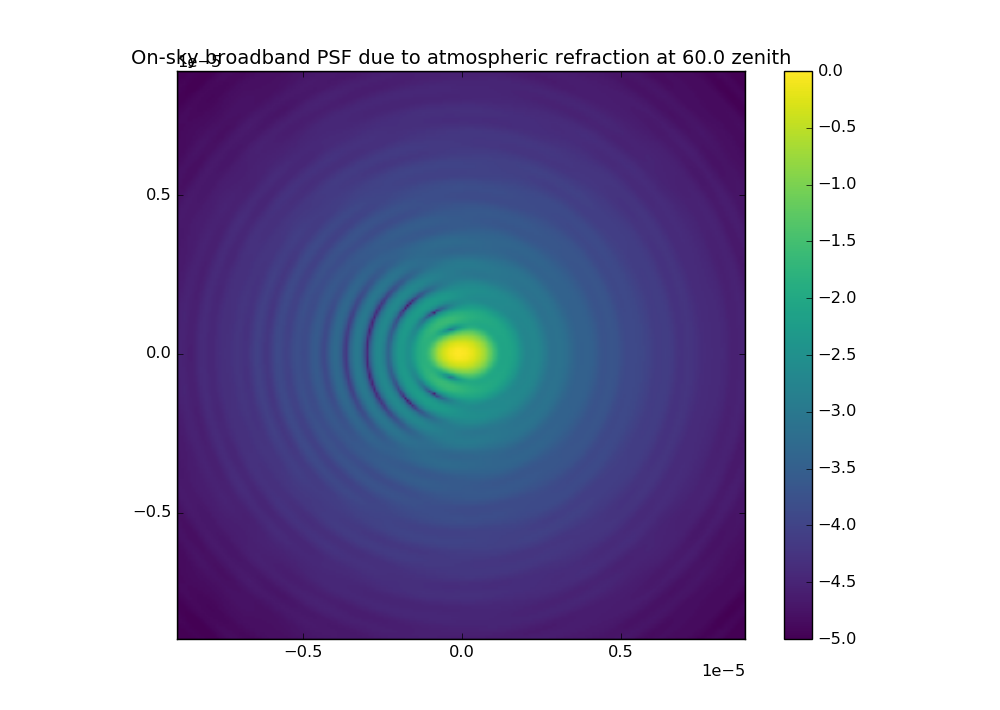
%> input picture cMWS/simple_psf_test_at60.png, 1000 x 710 px
$ octave --eval "result = SpotSegmentExtract(imread('../cMWS/simple_psf_test_at60.png'));"   (GNU Octave 9; MATLAB toolbox functions it lacks are replaced by stand-ins)
%> lines starting %> are read from the running program, lines starting %| are printed output that depends on the picture
%% Function for New image processing technique for dispersion centre extracion
%
%
% This is built up from the script quickScript_imgProcess.m which follows
% similar guidelines as done in the Otsu method, see https://uk.mathworks.com/help/images/examples/correcting-nonuniform-illumination.html
%
% Input
% a dark subtracted image, that is all that needs to be done and the
%
% Output
% the Dispersion vector.

%% Begin Function

function [dispersion_vector,dispersion_cent,centre] = SpotSegmentExtract(image,varargin)

    %% Checking and seting Varargin
    numvarargs = length(varargin);
%> numvarargs = 0
    if numvarargs > 1
        error('SpotSegmentExtract.m: Too many outputs requires only 1 aditional output')
    end

    optargs = {false};
    optargs(1:numvarargs) = varargin;
    PlotPlots = optargs{:};
%> PlotPlots = false


    %% normalise image
    image = image - min(image(:));
%> image is the input picture: size 710x1000x3 uint8; mean R, G, B 162, 160.6, 189.2

    %% gaussian filter image
    I2 = imgaussfilt(image,3);
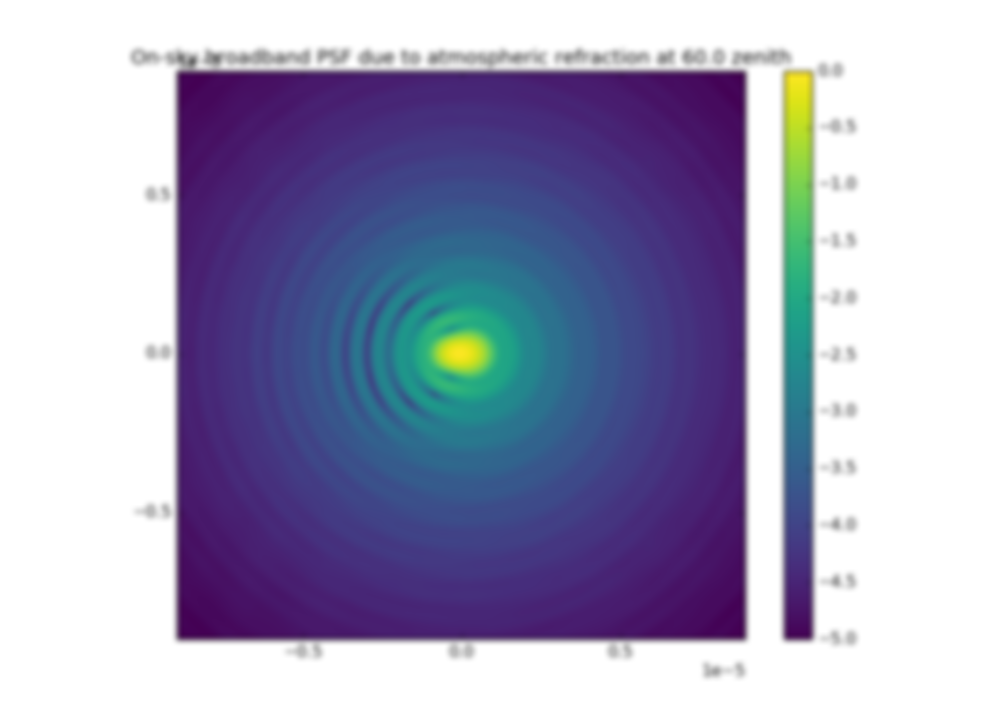
%> I2: size 710x1000x3 uint8; mean R, G, B 162, 160.6, 189.2; mean of the top-left, top-right, bottom-left and bottom-right quarters 163.7, 177.3, 165.1, 176.3
    if PlotPlots == true
        figure;imagesc(I2);
        title('sigma = 3')
    end
    %% enhance contrast
    I3 = imadjust(I2);
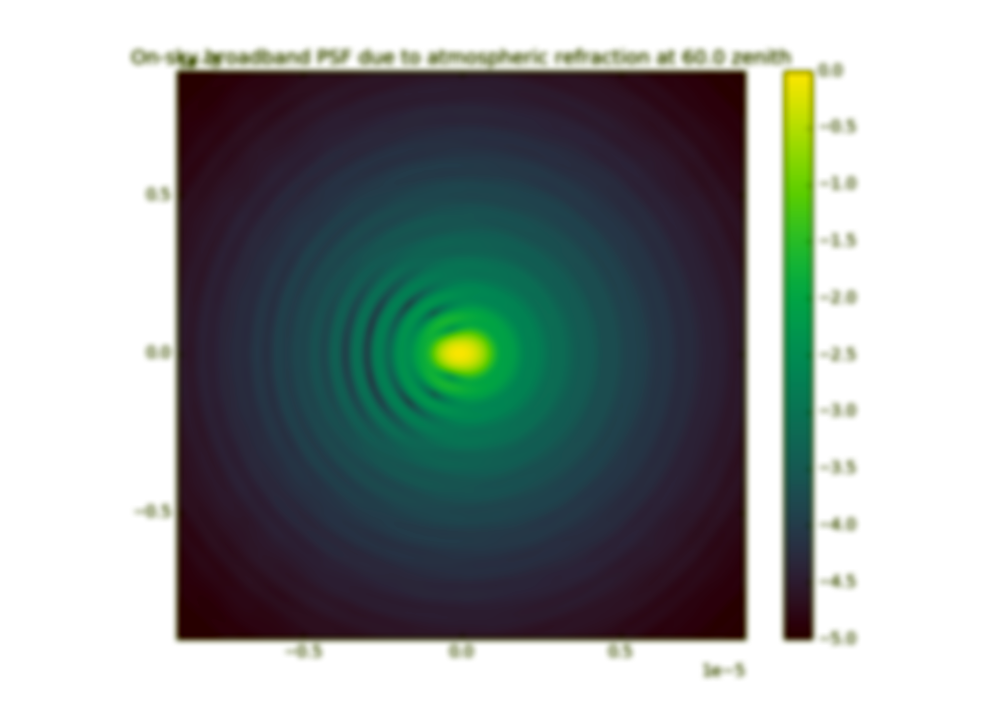
%> I3: size 710x1000x3 uint8; mean R, G, B 147.8, 156.4, 155.5
    if PlotPlots == true
        figure(); imagesc(I3);
        title('sigma = 3')
    end

    %% binarize image
    bw = imbinarize(I3);
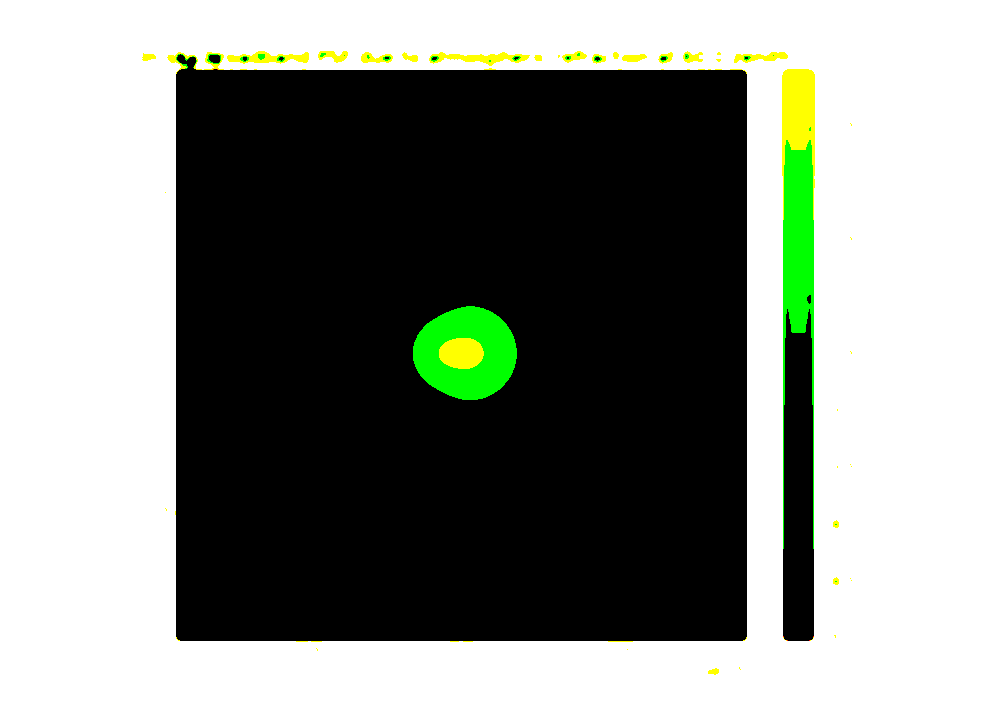
%> bw: size 710x1000x3 logical; mean R, G, B 0.52, 0.538, 0.51
    if PlotPlots == true
        figure;
        imagesc(bw);
    end
    %% get rid of backround binary noise
    bw1 = bwareaopen(bw,100);
    if PlotPlots == true
        figure;imagesc(bw1);
    end
    %% Set the spot properties table up and remove central region.
    cc = bwconncomp(bw1,4);
%> cc = 5 connected components
    spotsdata = regionprops('table',cc,'Area','Centroid','Eccentricity','Orientation');
%> spotsdata = 5 regions; Area and Centroid: 374494 [526.9 352.1 2], 368147 [522.6 353.9 1], 362043 [521 358.1 3], 7510 [466.6 353.8 2], 1123 [462.1 353.9 1]

    spotareas = [spotsdata.Area];
%> spotareas = [368147; 1123; 374494; 7510; 362043]
    [max_area,idx] = max(spotareas);
%> max_area = 374494; idx = 3
    centre1 = [spotsdata.Centroid(idx,2) spotsdata.Centroid(idx,1)];
%> centre1 = [352.1 526.9]
    spotsdata(idx,:) =[];

    %% removing the small spots which are likely to throw the centering.
    spotareas = [spotsdata.Area];
%> spotareas = [368147; 1123; 7510; 362043]
    med = median(spotareas);
%> med = 184776.5
    standev = std(spotareas);
%> standev = 208326.8
    idxs = find(spotareas < med-2*standev);
%> idxs = []
    spotsdata(idxs,:) =[];

    %% making plots without the central spot (central PSF)
    spots = false(size(bw1));
    for i = 1:cc.NumObjects
        spots(cc.PixelIdxList{i}) = true;
    end
%> this loop made 5 passes
    spots(cc.PixelIdxList{idx}) = false;
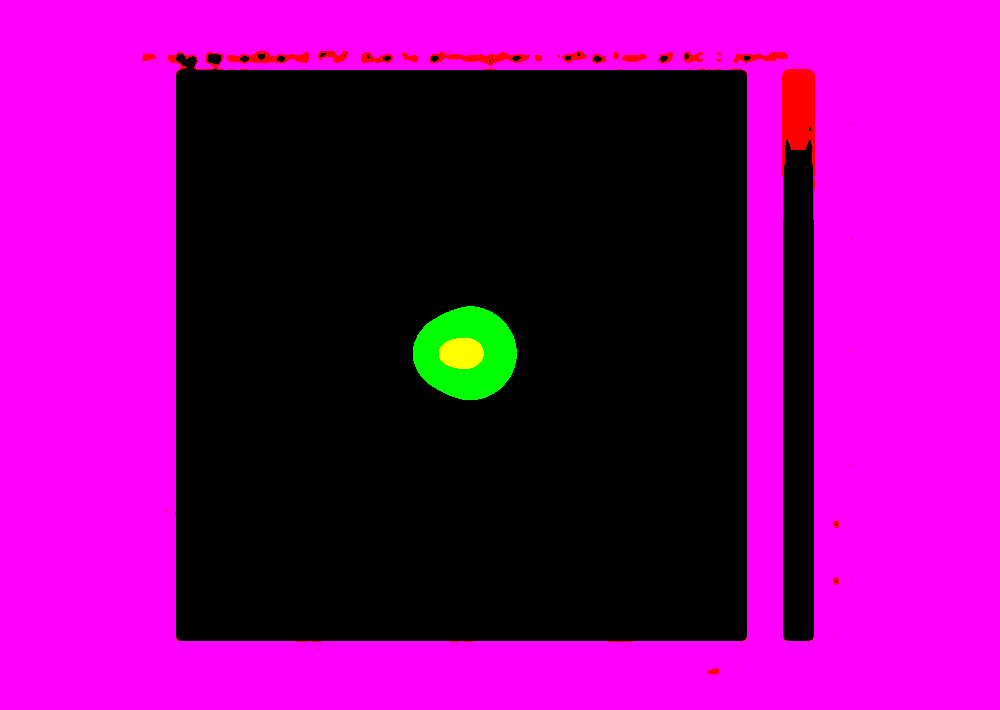
%> spots: size 710x1000x3 logical; mean R, G, B 0.52, 0.0106, 0.51

    if PlotPlots == true
        figure;
        imagesc(spots);
        hold on
    end

    %% Calculating the intercept and slope of each Orientation of each spot.
    x = 1:640;
    Co_effs =  zeros(size(spotsdata,1),2);
    for i = 1:size(spotsdata,1)
        theta = spotsdata.Orientation(i);
        x1 = spotsdata.Centroid(i,1);
        y1 = spotsdata.Centroid(i,2);
        m = -tand(theta);
        c = y1+tand(theta)*x1;
        Co_effs(i,:) = [m,c];
        if PlotPlots == true
            plot(x,-x*tand(theta) + c,'-r')
            hold on
        end
    end
%> this loop made 1 pass

    %% Calculating the Median of the intercepts of each line vectors for the dispersion centre.

    numSpots = size(spotsdata,1);
    xs = zeros(1,3);
    ys = zeros(1,3);
    c = combnk(1:numSpots,2);
    for i= 1:size(c,1)
        ccell = num2cell(c(i,:));
        [id1,id2] = deal(ccell{:});
        xs(i) = (Co_effs(id2,2)- Co_effs(id1,2))/(Co_effs(id1,1)- Co_effs(id2,1));
        ys(i) = Co_effs(id2,1)*xs(i) + Co_effs(id2,2);
    end

    %% calculating the PSF center
    % This isnt too far off the spot centre of the PSF (1-2 pixels).
    centre = Centroid2DGaussian(image);

    dispersion_cent = [nanmedian(ys),nanmedian(xs)];
    dispersion_vector = dispersion_cent - centre;

    if PlotPlots == true
        plot(dispersion_cent(2),dispersion_cent(1),'kx');
        hold off

        figure();
        imagesc(log10(abs(image)));
        hold on
        plot(dispersion_cent(2),dispersion_cent(1),'kx');
        plot(centre(2),centre(1),'k+')
    end
end
%> (the run ends here)

$ run again, on cMWS/BB_diff.png
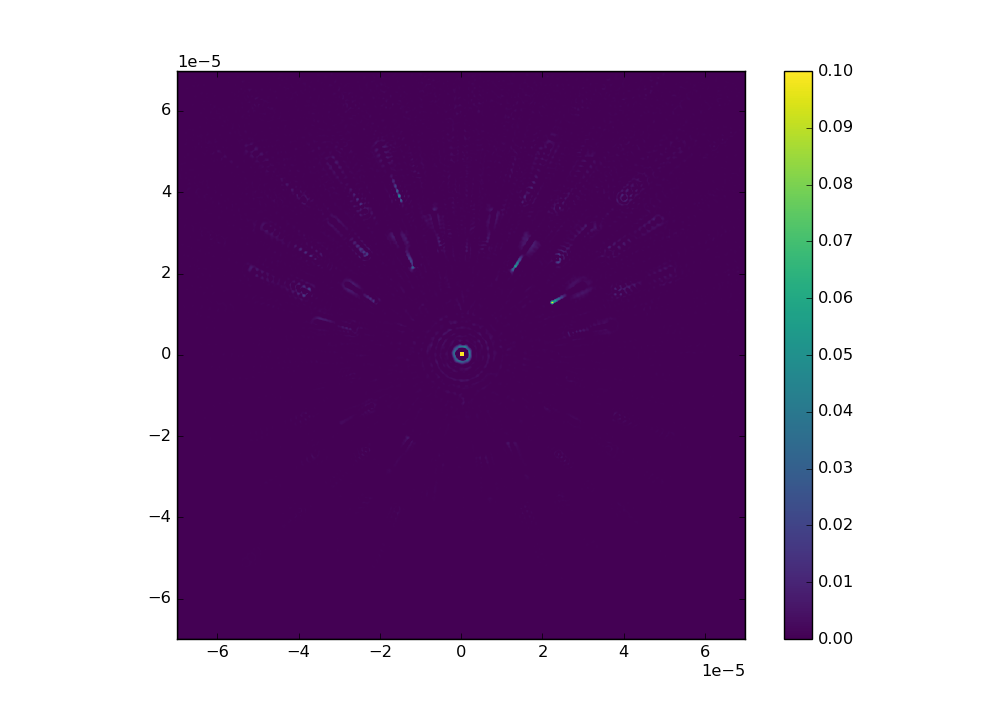
%> input picture cMWS/BB_diff.png, 1000 x 710 px
%> PlotPlots = false
%> in SpotSegmentExtract, image is the input picture: size 710x1000x3 uint8; mean R, G, B 164.3, 135.3, 172.2
%> in SpotSegmentExtract, `bw = imbinarize(I3);`:
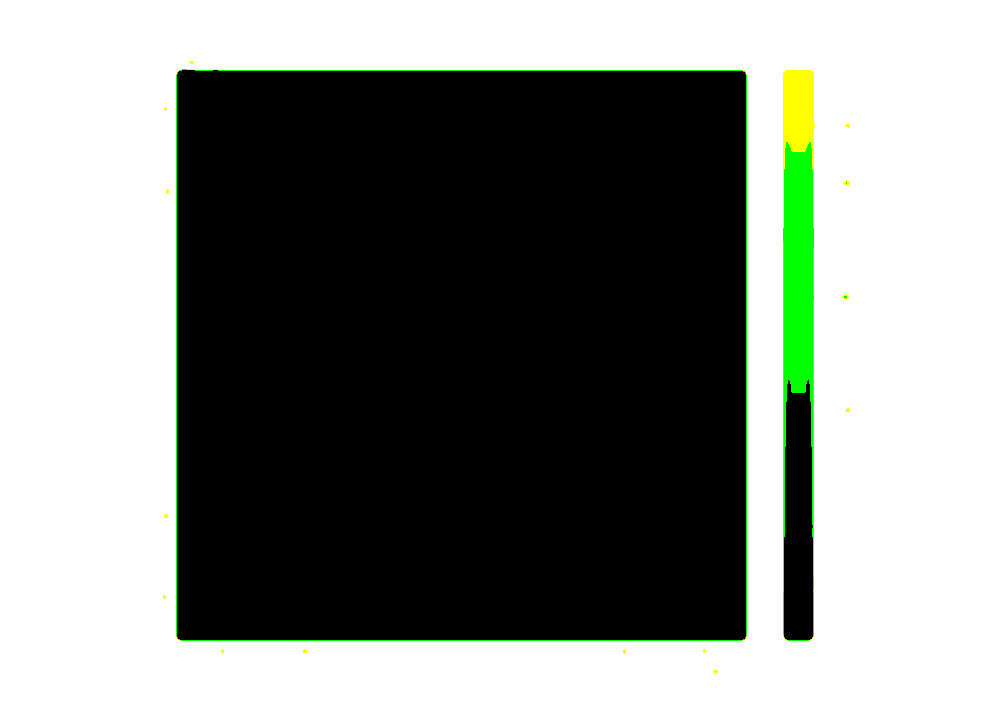
%> bw: size 710x1000x3 logical; mean R, G, B 0.52, 0.534, 0.517
%> cc = 3 connected components
%> spotsdata = 3 regions; Area and Centroid: 379410 [528 352.1 2], 368950 [522.4 353.3 1], 366788 [520.9 355.2 3]
%> in SpotSegmentExtract, `spotareas = [spotsdata.Area];`: spotareas = [368950; 379410; 366788]
%> max_area = 379410; idx = 2
%> centre1 = [352.1 528]
%> in SpotSegmentExtract, `spotareas = [spotsdata.Area];`: spotareas = [368950; 366788]
%> med = 367869
%> standev = 1528.8
%> idxs = []
%> the loop in SpotSegmentExtract, `for i = 1:cc.NumObjects` made 3 passes
%> in SpotSegmentExtract, `spots(cc.PixelIdxList{idx}) = false;`:
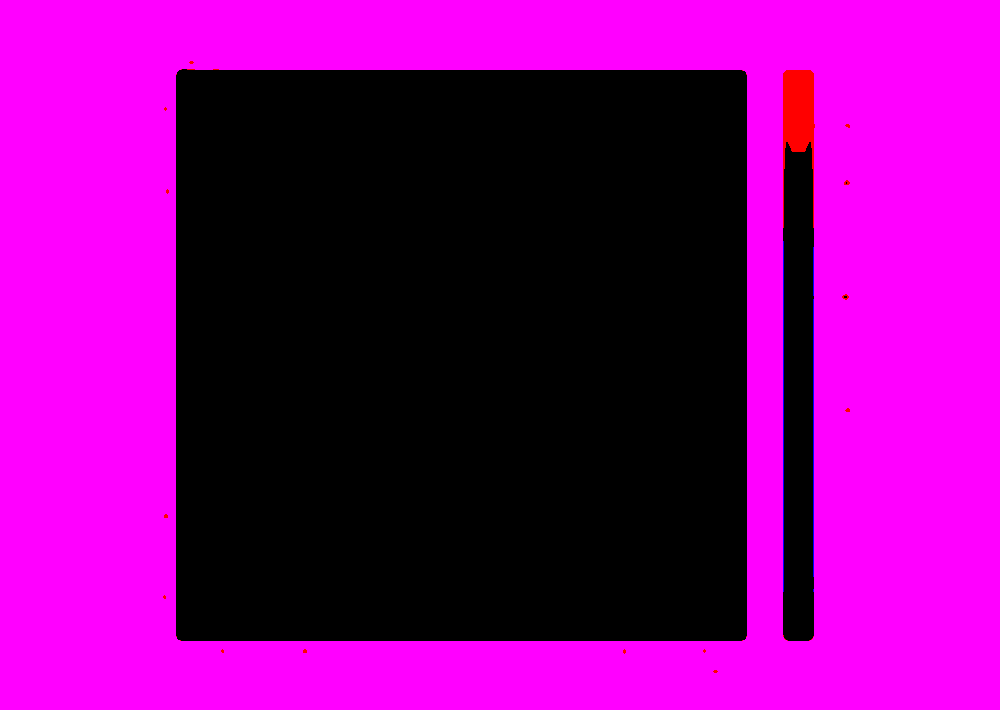
%> spots: size 710x1000x3 logical; mean R, G, B 0.52, 0, 0.517
%> the loop in SpotSegmentExtract, `for i = 1:size(spotsdata,1)` made 1 pass
